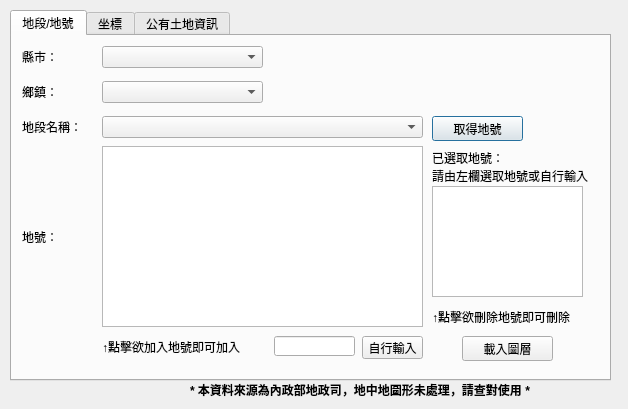
<?xml version="1.0" encoding="UTF-8"?>
<ui version="4.0">
 <class>Dialog</class>
 <widget class="QDialog" name="Dialog">
  <property name="geometry">
   <rect>
    <x>0</x>
    <y>0</y>
    <width>628</width>
    <height>409</height>
   </rect>
  </property>
  <property name="windowTitle">
   <string>地籍查詢</string>
  </property>
  <widget class="QTabWidget" name="tabWidget">
   <property name="geometry">
    <rect>
     <x>10</x>
     <y>10</y>
     <width>601</width>
     <height>371</height>
    </rect>
   </property>
   <property name="currentIndex">
    <number>0</number>
   </property>
   <widget class="QWidget" name="tab">
    <attribute name="title">
     <string>地段/地號</string>
    </attribute>
    <widget class="QComboBox" name="comboBox">
     <property name="geometry">
      <rect>
       <x>90</x>
       <y>10</y>
       <width>161</width>
       <height>22</height>
      </rect>
     </property>
    </widget>
    <widget class="QLabel" name="label_4">
     <property name="geometry">
      <rect>
       <x>10</x>
       <y>10</y>
       <width>41</width>
       <height>21</height>
      </rect>
     </property>
     <property name="font">
      <font>
       <pointsize>9</pointsize>
      </font>
     </property>
     <property name="text">
      <string>縣市：</string>
     </property>
    </widget>
    <widget class="QLabel" name="label_5">
     <property name="geometry">
      <rect>
       <x>10</x>
       <y>45</y>
       <width>41</width>
       <height>21</height>
      </rect>
     </property>
     <property name="font">
      <font>
       <pointsize>9</pointsize>
      </font>
     </property>
     <property name="text">
      <string>鄉鎮：</string>
     </property>
    </widget>
    <widget class="QComboBox" name="comboBox_2">
     <property name="geometry">
      <rect>
       <x>90</x>
       <y>45</y>
       <width>161</width>
       <height>22</height>
      </rect>
     </property>
    </widget>
    <widget class="QLabel" name="label_6">
     <property name="geometry">
      <rect>
       <x>10</x>
       <y>80</y>
       <width>81</width>
       <height>21</height>
      </rect>
     </property>
     <property name="font">
      <font>
       <pointsize>9</pointsize>
      </font>
     </property>
     <property name="text">
      <string>地段名稱：</string>
     </property>
    </widget>
    <widget class="QComboBox" name="comboBox_3">
     <property name="geometry">
      <rect>
       <x>90</x>
       <y>80</y>
       <width>321</width>
       <height>22</height>
      </rect>
     </property>
    </widget>
    <widget class="QLabel" name="label_7">
     <property name="geometry">
      <rect>
       <x>10</x>
       <y>190</y>
       <width>41</width>
       <height>21</height>
      </rect>
     </property>
     <property name="font">
      <font>
       <pointsize>9</pointsize>
      </font>
     </property>
     <property name="text">
      <string>地號：</string>
     </property>
    </widget>
    <widget class="QPushButton" name="pushButton">
     <property name="geometry">
      <rect>
       <x>420</x>
       <y>80</y>
       <width>91</width>
       <height>25</height>
      </rect>
     </property>
     <property name="text">
      <string>取得地號</string>
     </property>
    </widget>
    <widget class="QListWidget" name="listWidget">
     <property name="geometry">
      <rect>
       <x>90</x>
       <y>110</y>
       <width>321</width>
       <height>181</height>
      </rect>
     </property>
     <property name="selectionMode">
      <enum>QAbstractItemView::SingleSelection</enum>
     </property>
    </widget>
    <widget class="QPushButton" name="pushButton_4">
     <property name="geometry">
      <rect>
       <x>450</x>
       <y>300</y>
       <width>91</width>
       <height>25</height>
      </rect>
     </property>
     <property name="text">
      <string>載入圖層</string>
     </property>
    </widget>
    <widget class="QLabel" name="label_8">
     <property name="geometry">
      <rect>
       <x>420</x>
       <y>100</y>
       <width>161</width>
       <height>61</height>
      </rect>
     </property>
     <property name="font">
      <font>
       <pointsize>9</pointsize>
      </font>
     </property>
     <property name="text">
      <string>已選取地號：
請由左欄選取地號或自行輸入</string>
     </property>
    </widget>
    <widget class="QListWidget" name="listWidget_2">
     <property name="enabled">
      <bool>true</bool>
     </property>
     <property name="geometry">
      <rect>
       <x>420</x>
       <y>150</y>
       <width>151</width>
       <height>111</height>
      </rect>
     </property>
     <property name="selectionMode">
      <enum>QAbstractItemView::SingleSelection</enum>
     </property>
     <property name="sortingEnabled">
      <bool>true</bool>
     </property>
    </widget>
    <widget class="QLineEdit" name="lineEdit">
     <property name="geometry">
      <rect>
       <x>262</x>
       <y>300</y>
       <width>81</width>
       <height>20</height>
      </rect>
     </property>
    </widget>
    <widget class="QPushButton" name="pushButton_5">
     <property name="geometry">
      <rect>
       <x>350</x>
       <y>300</y>
       <width>61</width>
       <height>23</height>
      </rect>
     </property>
     <property name="text">
      <string>自行輸入</string>
     </property>
    </widget>
    <widget class="QLabel" name="label_11">
     <property name="geometry">
      <rect>
       <x>420</x>
       <y>270</y>
       <width>151</width>
       <height>21</height>
      </rect>
     </property>
     <property name="font">
      <font>
       <pointsize>9</pointsize>
      </font>
     </property>
     <property name="text">
      <string>↑點擊欲刪除地號即可刪除</string>
     </property>
    </widget>
    <widget class="QLabel" name="label_12">
     <property name="geometry">
      <rect>
       <x>90</x>
       <y>300</y>
       <width>151</width>
       <height>21</height>
      </rect>
     </property>
     <property name="font">
      <font>
       <pointsize>9</pointsize>
      </font>
     </property>
     <property name="text">
      <string>↑點擊欲加入地號即可加入</string>
     </property>
    </widget>
   </widget>
   <widget class="QWidget" name="tab_2">
    <attribute name="title">
     <string>坐標</string>
    </attribute>
    <widget class="QGroupBox" name="groupBox">
     <property name="enabled">
      <bool>true</bool>
     </property>
     <property name="geometry">
      <rect>
       <x>10</x>
       <y>20</y>
       <width>391</width>
       <height>131</height>
      </rect>
     </property>
     <property name="title">
      <string>輸入座標</string>
     </property>
     <widget class="QComboBox" name="comboBox_4">
      <property name="geometry">
       <rect>
        <x>90</x>
        <y>28</y>
        <width>111</width>
        <height>25</height>
       </rect>
      </property>
      <item>
       <property name="text">
        <string>TWD_97</string>
       </property>
      </item>
      <item>
       <property name="text">
        <string>WGS_84</string>
       </property>
      </item>
     </widget>
     <widget class="QLabel" name="label">
      <property name="geometry">
       <rect>
        <x>10</x>
        <y>30</y>
        <width>81</width>
        <height>21</height>
       </rect>
      </property>
      <property name="font">
       <font>
        <pointsize>9</pointsize>
       </font>
      </property>
      <property name="text">
       <string>坐標系統</string>
      </property>
     </widget>
     <widget class="QLabel" name="label_2">
      <property name="geometry">
       <rect>
        <x>60</x>
        <y>60</y>
        <width>21</width>
        <height>21</height>
       </rect>
      </property>
      <property name="font">
       <font>
        <pointsize>9</pointsize>
       </font>
      </property>
      <property name="text">
       <string>X</string>
      </property>
     </widget>
     <widget class="QLabel" name="label_3">
      <property name="geometry">
       <rect>
        <x>60</x>
        <y>90</y>
        <width>21</width>
        <height>21</height>
       </rect>
      </property>
      <property name="font">
       <font>
        <pointsize>9</pointsize>
       </font>
      </property>
      <property name="text">
       <string>Y</string>
      </property>
     </widget>
     <widget class="QLineEdit" name="lineEdit_2">
      <property name="geometry">
       <rect>
        <x>90</x>
        <y>60</y>
        <width>131</width>
        <height>25</height>
       </rect>
      </property>
      <property name="text">
       <string>311791.151</string>
      </property>
     </widget>
     <widget class="QLineEdit" name="lineEdit_3">
      <property name="geometry">
       <rect>
        <x>90</x>
        <y>90</y>
        <width>131</width>
        <height>25</height>
       </rect>
      </property>
      <property name="text">
       <string>2770590.391</string>
      </property>
     </widget>
     <widget class="QPushButton" name="pushButton_3">
      <property name="geometry">
       <rect>
        <x>290</x>
        <y>90</y>
        <width>91</width>
        <height>31</height>
       </rect>
      </property>
      <property name="text">
       <string>載入地籍圖</string>
      </property>
     </widget>
     <widget class="QCheckBox" name="checkBox">
      <property name="geometry">
       <rect>
        <x>240</x>
        <y>50</y>
        <width>121</width>
        <height>41</height>
       </rect>
      </property>
      <property name="font">
       <font>
        <family>Agency FB</family>
        <pointsize>9</pointsize>
       </font>
      </property>
      <property name="text">
       <string>圖面點選模式</string>
      </property>
      <property name="iconSize">
       <size>
        <width>24</width>
        <height>24</height>
       </size>
      </property>
     </widget>
    </widget>
   </widget>
   <widget class="QWidget" name="tab_3">
    <attribute name="title">
     <string>公有土地資訊</string>
    </attribute>
    <widget class="QTabWidget" name="tabWidget_2">
     <property name="enabled">
      <bool>true</bool>
     </property>
     <property name="geometry">
      <rect>
       <x>10</x>
       <y>10</y>
       <width>361</width>
       <height>261</height>
      </rect>
     </property>
     <property name="currentIndex">
      <number>0</number>
     </property>
     <widget class="QWidget" name="tab_4">
      <attribute name="title">
       <string>土地標示部</string>
      </attribute>
      <widget class="QTableWidget" name="tableWidget_2">
       <property name="enabled">
        <bool>true</bool>
       </property>
       <property name="geometry">
        <rect>
         <x>10</x>
         <y>10</y>
         <width>341</width>
         <height>211</height>
        </rect>
       </property>
       <property name="selectionMode">
        <enum>QAbstractItemView::MultiSelection</enum>
       </property>
       <property name="selectionBehavior">
        <enum>QAbstractItemView::SelectRows</enum>
       </property>
       <attribute name="horizontalHeaderCascadingSectionResizes">
        <bool>true</bool>
       </attribute>
       <attribute name="verticalHeaderCascadingSectionResizes">
        <bool>true</bool>
       </attribute>
       <row>
        <property name="text">
         <string>段名</string>
        </property>
       </row>
       <row>
        <property name="text">
         <string>地號</string>
        </property>
       </row>
       <row>
        <property name="text">
         <string>登記日期</string>
        </property>
       </row>
       <row>
        <property name="text">
         <string>登記原因</string>
        </property>
       </row>
       <row>
        <property name="text">
         <string>面積</string>
        </property>
       </row>
       <row>
        <property name="text">
         <string>使用分區</string>
        </property>
       </row>
       <row>
        <property name="text">
         <string>使用地類別</string>
        </property>
       </row>
       <row>
        <property name="text">
         <string>公告地現值</string>
        </property>
       </row>
       <row>
        <property name="text">
         <string>公告地價</string>
        </property>
       </row>
       <row>
        <property name="text">
         <string>縣市</string>
        </property>
       </row>
       <row>
        <property name="text">
         <string>鄉鎮市區</string>
        </property>
       </row>
       <row>
        <property name="text">
         <string>圖幅號</string>
        </property>
       </row>
       <row>
        <property name="text">
         <string>地上建物建號數量</string>
        </property>
       </row>
       <column>
        <property name="text">
         <string>值</string>
        </property>
       </column>
      </widget>
     </widget>
     <widget class="QWidget" name="tab_5">
      <attribute name="title">
       <string>土地所有權部</string>
      </attribute>
      <widget class="QTableWidget" name="tableWidget">
       <property name="enabled">
        <bool>true</bool>
       </property>
       <property name="geometry">
        <rect>
         <x>10</x>
         <y>10</y>
         <width>341</width>
         <height>211</height>
        </rect>
       </property>
       <property name="selectionMode">
        <enum>QAbstractItemView::MultiSelection</enum>
       </property>
       <property name="selectionBehavior">
        <enum>QAbstractItemView::SelectRows</enum>
       </property>
       <attribute name="horizontalHeaderCascadingSectionResizes">
        <bool>true</bool>
       </attribute>
       <attribute name="verticalHeaderCascadingSectionResizes">
        <bool>true</bool>
       </attribute>
       <row>
        <property name="text">
         <string>段名</string>
        </property>
       </row>
       <row>
        <property name="text">
         <string>地號</string>
        </property>
       </row>
       <row>
        <property name="text">
         <string>登記日期</string>
        </property>
       </row>
       <row>
        <property name="text">
         <string>登記原因</string>
        </property>
       </row>
       <row>
        <property name="text">
         <string>登記原因發生日期</string>
        </property>
       </row>
       <row>
        <property name="text">
         <string>權利範圍類別</string>
        </property>
       </row>
       <row>
        <property name="text">
         <string>權利範圍分母</string>
        </property>
       </row>
       <row>
        <property name="text">
         <string>權利範圍分子</string>
        </property>
       </row>
       <row>
        <property name="text">
         <string>權狀年期</string>
        </property>
       </row>
       <row>
        <property name="text">
         <string>權狀字</string>
        </property>
       </row>
       <row>
        <property name="text">
         <string>權狀號</string>
        </property>
       </row>
       <row>
        <property name="text">
         <string>申報地價</string>
        </property>
       </row>
       <column>
        <property name="text">
         <string>值</string>
        </property>
       </column>
      </widget>
     </widget>
     <widget class="QWidget" name="tab_6">
      <attribute name="title">
       <string>他項權利部</string>
      </attribute>
      <widget class="QTableWidget" name="tableWidget_3">
       <property name="enabled">
        <bool>true</bool>
       </property>
       <property name="geometry">
        <rect>
         <x>10</x>
         <y>10</y>
         <width>341</width>
         <height>211</height>
        </rect>
       </property>
       <property name="sizePolicy">
        <sizepolicy hsizetype="Preferred" vsizetype="Preferred">
         <horstretch>0</horstretch>
         <verstretch>0</verstretch>
        </sizepolicy>
       </property>
       <property name="selectionMode">
        <enum>QAbstractItemView::MultiSelection</enum>
       </property>
       <property name="selectionBehavior">
        <enum>QAbstractItemView::SelectRows</enum>
       </property>
       <attribute name="horizontalHeaderCascadingSectionResizes">
        <bool>true</bool>
       </attribute>
       <attribute name="horizontalHeaderMinimumSectionSize">
        <number>21</number>
       </attribute>
       <attribute name="verticalHeaderCascadingSectionResizes">
        <bool>true</bool>
       </attribute>
       <row>
        <property name="text">
         <string>段名</string>
        </property>
       </row>
       <row>
        <property name="text">
         <string>地號</string>
        </property>
       </row>
       <row>
        <property name="text">
         <string>他項權利登記次序</string>
        </property>
       </row>
       <row>
        <property name="text">
         <string>收件年期</string>
        </property>
       </row>
       <row>
        <property name="text">
         <string>收件字</string>
        </property>
       </row>
       <row>
        <property name="text">
         <string>收件號</string>
        </property>
       </row>
       <row>
        <property name="text">
         <string>登記日期</string>
        </property>
       </row>
       <row>
        <property name="text">
         <string>登記原因</string>
        </property>
       </row>
       <row>
        <property name="text">
         <string>設定權利範圍類別</string>
        </property>
       </row>
       <row>
        <property name="text">
         <string>設定權利範圍持分分母</string>
        </property>
       </row>
       <row>
        <property name="text">
         <string>設定權利範圍持分分子</string>
        </property>
       </row>
       <row>
        <property name="text">
         <string>設定權利範圍面積</string>
        </property>
       </row>
       <row>
        <property name="text">
         <string>證明書字號</string>
        </property>
       </row>
       <row>
        <property name="text">
         <string>債權權利範圍類別</string>
        </property>
       </row>
       <row>
        <property name="text">
         <string>債權權利範圍持分分母</string>
        </property>
       </row>
       <row>
        <property name="text">
         <string>債權權利範圍持分分子</string>
        </property>
       </row>
       <row>
        <property name="text">
         <string>權利種類</string>
        </property>
       </row>
       <row>
        <property name="text">
         <string>標的種類</string>
        </property>
       </row>
       <column>
        <property name="text">
         <string>值</string>
        </property>
       </column>
      </widget>
     </widget>
     <widget class="QWidget" name="tab_7">
      <attribute name="title">
       <string>建物標示部</string>
      </attribute>
      <widget class="QTableWidget" name="tableWidget_4">
       <property name="enabled">
        <bool>true</bool>
       </property>
       <property name="geometry">
        <rect>
         <x>10</x>
         <y>10</y>
         <width>341</width>
         <height>211</height>
        </rect>
       </property>
       <property name="selectionMode">
        <enum>QAbstractItemView::MultiSelection</enum>
       </property>
       <property name="selectionBehavior">
        <enum>QAbstractItemView::SelectRows</enum>
       </property>
       <attribute name="horizontalHeaderCascadingSectionResizes">
        <bool>true</bool>
       </attribute>
       <attribute name="verticalHeaderCascadingSectionResizes">
        <bool>true</bool>
       </attribute>
       <row>
        <property name="text">
         <string>段名</string>
        </property>
       </row>
       <row>
        <property name="text">
         <string>地號</string>
        </property>
       </row>
       <row>
        <property name="text">
         <string>收件年期</string>
        </property>
       </row>
       <row>
        <property name="text">
         <string>收件字</string>
        </property>
       </row>
       <row>
        <property name="text">
         <string>收件號</string>
        </property>
       </row>
       <row>
        <property name="text">
         <string>登記日期</string>
        </property>
       </row>
       <row>
        <property name="text">
         <string>登記原因</string>
        </property>
       </row>
       <row>
        <property name="text">
         <string>建物總面積</string>
        </property>
       </row>
       <row>
        <property name="text">
         <string>建物門牌</string>
        </property>
       </row>
       <row>
        <property name="text">
         <string>主要用途</string>
        </property>
       </row>
       <row>
        <property name="text">
         <string>主要建材</string>
        </property>
       </row>
       <row>
        <property name="text">
         <string>建物層數</string>
        </property>
       </row>
       <row>
        <property name="text">
         <string>建築完成日期</string>
        </property>
       </row>
       <column>
        <property name="text">
         <string>值</string>
        </property>
       </column>
      </widget>
     </widget>
    </widget>
    <widget class="QPushButton" name="pushButton_2">
     <property name="geometry">
      <rect>
       <x>290</x>
       <y>270</y>
       <width>75</width>
       <height>23</height>
      </rect>
     </property>
     <property name="text">
      <string>複製表格</string>
     </property>
    </widget>
    <widget class="QComboBox" name="comboBox_5">
     <property name="geometry">
      <rect>
       <x>380</x>
       <y>50</y>
       <width>121</width>
       <height>22</height>
      </rect>
     </property>
    </widget>
    <widget class="QLabel" name="label_10">
     <property name="geometry">
      <rect>
       <x>380</x>
       <y>30</y>
       <width>101</width>
       <height>21</height>
      </rect>
     </property>
     <property name="font">
      <font>
       <pointsize>9</pointsize>
      </font>
     </property>
     <property name="text">
      <string>下拉切換地號資訊</string>
     </property>
    </widget>
   </widget>
  </widget>
  <widget class="QLabel" name="label_9">
   <property name="geometry">
    <rect>
     <x>190</x>
     <y>380</y>
     <width>381</width>
     <height>20</height>
    </rect>
   </property>
   <property name="font">
    <font>
     <weight>75</weight>
     <bold>true</bold>
    </font>
   </property>
   <property name="text">
    <string>* 本資料來源為內政部地政司，地中地圖形未處理，請查對使用 *</string>
   </property>
  </widget>
 </widget>
 <resources/>
 <connections/>
</ui>
